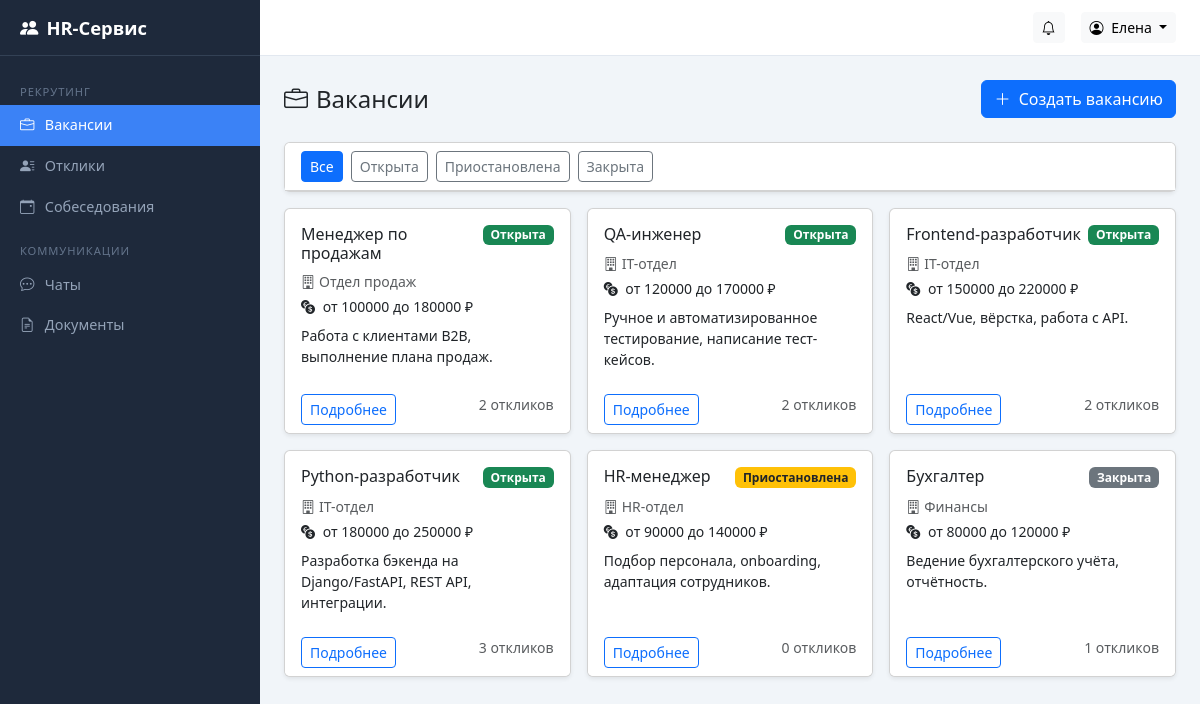
/vacancies/ (signed in), run on the app's committed database.
### accounts/models.py (models this page shows, shortened)
class User(AbstractUser):
    class Role(models.TextChoices):
        CANDIDATE = "candidate", "Кандидат"
        HR = "hr", "HR-специалист"
        DIRECTOR = "director", "Руководитель"
        ADMIN = "admin", "Администратор"
    role = models.CharField(
        "Роль", max_length=20, choices=Role.choices, default=Role.CANDIDATE
    )
    patronymic = models.CharField("Отчество", max_length=150, blank=True)
    phone = models.CharField("Телефон", max_length=20, blank=True)
    class Meta:
        verbose_name = "Пользователь"
        verbose_name_plural = "Пользователи"
    @property
    def is_candidate(self):
        return self.role == self.Role.CANDIDATE
    @property
    def is_admin_role(self):
        return self.role == self.Role.ADMIN
    @property
    def can_manage(self):
        return self.role in (self.Role.HR, self.Role.DIRECTOR, self.Role.ADMIN)
    @property
    def can_view_analytics(self):
        return self.role in (self.Role.DIRECTOR, self.Role.ADMIN)

### vacancies/models.py (models this page shows, shortened)
class Vacancy(models.Model):
    class Status(models.TextChoices):
        OPEN = "open", "Открыта"
        ON_HOLD = "on_hold", "Приостановлена"
        CLOSED = "closed", "Закрыта"
    title = models.CharField("Должность", max_length=255)
    description = models.TextField("Описание")
    department = models.CharField("Отдел", max_length=255)
    status = models.CharField(
        "Статус", max_length=20, choices=Status.choices, default=Status.OPEN
    )
    salary_from = models.PositiveIntegerField("Зарплата от", null=True, blank=True)
    salary_to = models.PositiveIntegerField("Зарплата до", null=True, blank=True)
    created_by = models.ForeignKey(
        settings.AUTH_USER_MODEL,
        on_delete=models.SET_NULL,
        null=True,
        verbose_name="Создал",
    )
    created_at = models.DateTimeField("Создана", auto_now_add=True)
    closed_at = models.DateTimeField("Закрыта", null=True, blank=True)
    class Meta:
        verbose_name = "Вакансия"
        verbose_name_plural = "Вакансии"
        ordering = ["-created_at"]

### vacancies/views.py (the view)
# urls.py: path("", views.vacancy_list, name="vacancy_list"),
@login_required
def vacancy_list(request):
    vacancies = Vacancy.objects.all()
    status_filter = request.GET.get("status")
    if status_filter:
        vacancies = vacancies.filter(status=status_filter)
    if request.user.is_candidate:
        vacancies = vacancies.filter(status=Vacancy.Status.OPEN)
    return render(request, "vacancies/list.html", {
        "vacancies": vacancies,
        "status_filter": status_filter,
        "status_choices": Vacancy.Status.choices,
    })

### templates/vacancies/list.html (shortened to what this page needs)
{% extends "base.html" %}
{% block content %}
<div class="d-flex justify-content-between align-items-center mb-4">
  <h4 class="mb-0"><i class="bi bi-briefcase me-2"></i>Вакансии</h4>
  {% if user.can_manage %}
    <a href="{% url 'vacancies:vacancy_create' %}" class="btn btn-primary">
      <i class="bi bi-plus-lg me-1"></i> Создать вакансию
    </a>
  {% endif %}
</div>
{% if not user.is_candidate %}
<div class="card shadow-sm mb-3">
  <div class="card-header bg-white d-flex gap-2 flex-wrap">
    <a href="{% url 'vacancies:vacancy_list' %}"
       class="btn btn-sm {% if not status_filter %}btn-primary{% else %}btn-outline-secondary{% endif %}">Все</a>
    {% for value, label in status_choices %}
      <a href="?status={{ value }}"
         class="btn btn-sm {% if status_filter == value %}btn-primary{% else %}btn-outline-secondary{% endif %}">{{ label }}</a>
    {% endfor %}
  </div>
</div>
{% endif %}
<div class="row g-3">
  {% for v in vacancies %}
    <div class="col-md-6 col-xl-4">
      <div class="card shadow-sm h-100">
        <div class="card-body">
          <div class="d-flex justify-content-between align-items-start mb-2">
            <h6 class="card-title mb-0">{{ v.title }}</h6>
            {% if v.status == "open" %}
              <span class="badge bg-success">Открыта</span>
            {% elif v.status == "on_hold" %}
              <span class="badge bg-warning text-dark">Приостановлена</span>
            {% else %}
              <span class="badge bg-secondary">Закрыта</span>
            {% endif %}
          </div>
          <p class="text-muted small mb-1"><i class="bi bi-building me-1"></i>{{ v.department }}</p>
          {% if v.salary_from or v.salary_to %}
            <p class="small mb-2">
              <i class="bi bi-currency-exchange me-1"></i>
              {% if v.salary_from %}от {{ v.salary_from|floatformat:0 }}{% endif %}
              {% if v.salary_to %} до {{ v.salary_to|floatformat:0 }}{% endif %}
              &#8381;
            </p>
          {% endif %}
          <p class="card-text small">{{ v.description|truncatechars:120 }}</p>
        </div>
        <div class="card-footer bg-white border-top-0">
          <a href="{% url 'vacancies:vacancy_detail' v.pk %}" class="btn btn-sm btn-outline-primary">Подробнее</a>
          {% if user.can_manage %}
            <span class="float-end text-muted small">{{ v.applications.count }} откликов</span>
          {% endif %}
        </div>
      </div>
    </div>
  {% empty %}
    <div class="col-12"><p class="text-center text-muted py-4">Вакансий нет</p></div>
  {% endfor %}
</div>
{% endblock %}

### templates/base.html (shortened to what this page needs)
<!DOCTYPE html>
<html lang="ru">
<head>
  <link href="https://cdn.jsdelivr.net/npm/bootstrap@5.3.3/dist/css/bootstrap.min.css" rel="stylesheet">
  <link href="https://cdn.jsdelivr.net/npm/bootstrap-icons@1.11.3/font/bootstrap-icons.min.css" rel="stylesheet">
</head>
<body>
{% if user.is_authenticated %}
  <nav class="sidebar" id="sidebar">
    <div class="sidebar-brand">
      <i class="bi bi-people-fill me-2"></i> HR-Сервис
    </div>
    <div class="sidebar-nav">
      {% if user.can_manage %}
        <div class="nav-section">Рекрутинг</div>
        <a class="nav-link {% if request.resolver_match.app_name == 'vacancies' and 'application' not in request.resolver_match.url_name|default:'' and 'interview' not in request.resolver_match.url_name|default:'' %}active{% endif %}"
           href="{% url 'vacancies:vacancy_list' %}">
          <i class="bi bi-briefcase"></i> Вакансии
        </a>
        <a class="nav-link {% if request.resolver_match.url_name == 'application_list' %}active{% endif %}"
           href="{% url 'vacancies:application_list' %}">
          <i class="bi bi-person-lines-fill"></i> Отклики
        </a>
        <a class="nav-link {% if 'interview' in request.resolver_match.url_name|default:'' %}active{% endif %}"
           href="{% url 'vacancies:interview_list' %}">
          <i class="bi bi-calendar-event"></i> Собеседования
        </a>
        <div class="nav-section">Коммуникации</div>
        <a class="nav-link {% if request.resolver_match.app_name == 'chat' %}active{% endif %}"
           href="{% url 'chat:room_list' %}">
          <i class="bi bi-chat-dots"></i> Чаты
        </a>
        <a class="nav-link {% if request.resolver_match.app_name == 'documents' %}active{% endif %}"
           href="{% url 'documents:document_list' %}">
          <i class="bi bi-file-earmark-text"></i> Документы
        </a>
      {% endif %}
    </div>
  </nav>
  <div class="topbar">
    <div class="ms-auto d-flex align-items-center gap-3">
      {% if user.can_manage or user.is_candidate %}
      <a href="{% url 'vacancies:notification_list' %}" class="btn btn-light btn-sm position-relative">
        <i class="bi bi-bell"></i>
      </a>
      {% endif %}
      <div class="dropdown">
        <button class="btn btn-light btn-sm dropdown-toggle" data-bs-toggle="dropdown">
          <i class="bi bi-person-circle me-1"></i> {{ user.get_short_name|default:user.username }}
        </button>
      </div>
    </div>
  </div>
  <main class="main-content">
    {% block content %}{% endblock %}
  </main>
{% else %}
  {% block anonymous_content %}{% endblock %}
{% endif %}
</body>
</html>

### templates/base.html (style rules this page uses)
:root { --sidebar-width: 260px; --sidebar-bg: #1e293b; --sidebar-hover: #334155; --sidebar-active: #3b82f6; --topbar-height: 56px; }
body { background: #f1f5f9; }
.sidebar { position: fixed; top: 0; left: 0; bottom: 0; width: var(--sidebar-width); background: var(--sidebar-bg); color: #cbd5e1; overflow-y: auto; z-index: 1030; transition: transform .2s; }
.sidebar-brand { height: var(--topbar-height); display: flex; align-items: center; padding: 0 1.25rem; font-size: 1.15rem; font-weight: 600; color: #fff; border-bottom: 1px solid #334155; }
.sidebar-nav { padding: .75rem 0; }
.sidebar-nav .nav-link { color: #94a3b8; padding: .6rem 1.25rem; display: flex; align-items: center; gap: .65rem; font-size: .9rem; border-radius: 0; transition: background .15s, color .15s; }
.sidebar-nav .nav-link.active { background: var(--sidebar-active); color: #fff; }
.sidebar-nav .nav-section { padding: .5rem 1.25rem .25rem; font-size: .7rem; text-transform: uppercase; letter-spacing: .08em; color: #64748b; margin-top: .5rem; }
.topbar { position: fixed; top: 0; left: var(--sidebar-width); right: 0; height: var(--topbar-height); background: #fff; border-bottom: 1px solid #e2e8f0; display: flex; align-items: center; padding: 0 1.5rem; z-index: 1020; }
.main-content { margin-left: var(--sidebar-width); margin-top: var(--topbar-height); padding: 1.5rem; min-height: calc(100vh - var(--topbar-height)); }

### data on the page
User: get_short_name "Елена"
Vacancy: title "Менеджер по продажам", status "Открыта", department "Отдел продаж", salary_from "100000", salary_to "180000", description "Работа с клиентами B2B, выполнение плана продаж.", applications.count "2"
Vacancy: title "QA-инженер", status "Открыта", department "IT-отдел", salary_from "120000", salary_to "170000", description "Ручное и автоматизированное тестирование, написание тест-кейсов.", applications.count "2"
Vacancy: title "Frontend-разработчик", status "Открыта", department "IT-отдел", salary_from "150000", salary_to "220000", description "React/Vue, вёрстка, работа с API.", applications.count "2"
Vacancy: title "Python-разработчик", status "Открыта", department "IT-отдел", salary_from "180000", salary_to "250000", description "Разработка бэкенда на Django/FastAPI, REST API, интеграции.", applications.count "3"
Vacancy: title "HR-менеджер", status "Приостановлена", department "HR-отдел", salary_from "90000", salary_to "140000", description "Подбор персонала, onboarding, адаптация сотрудников.", applications.count "0"
Vacancy: title "Бухгалтер", status "Закрыта", department "Финансы", salary_from "80000", salary_to "120000", description "Ведение бухгалтерского учёта, отчётность.", applications.count "1"

### other printed values
{{ label }} "Открыта" "Приостановлена" "Закрыта"
